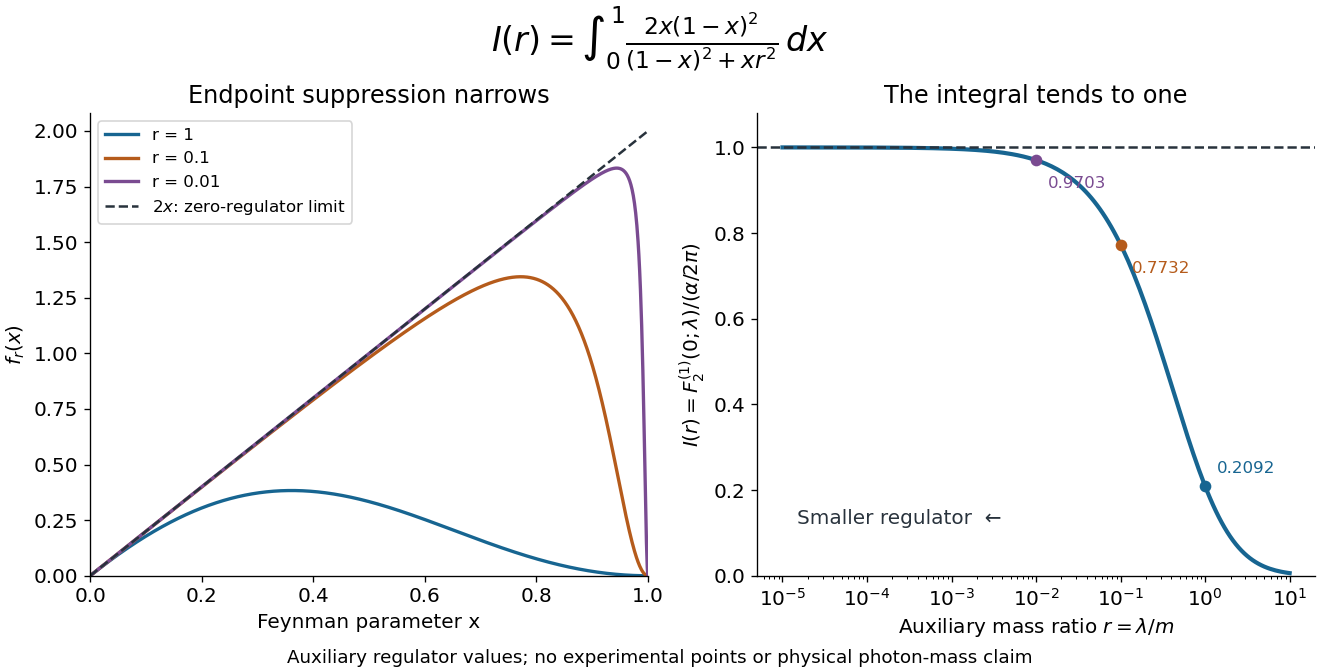

Python code for this plot:
"""Plot the reduced one-loop magnetic integral; Python 3.14, NumPy 2.3.5, matplotlib 3.10.7.

Composite Gauss-Legendre quadrature resolves the narrowing endpoint region.
This illustrates a projected QED integral, not the full vertex calculation.
"""
from pathlib import Path
import matplotlib.pyplot as plt
import numpy as np
from numpy.polynomial.legendre import leggauss


def integrand(x, r):
    return 2 * x * (1 - x) ** 2 / ((1 - x) ** 2 + x * r ** 2)


def integral(r, order=48):
    nodes, weights = leggauss(order)
    edges = np.unique(np.r_[0., 1 - np.logspace(0, -9, 37), 1.])
    mid = (edges[:-1] + edges[1:]) / 2
    half = np.diff(edges) / 2
    x = mid[:, None] + half[:, None] * nodes
    return float(np.sum(half[:, None] * weights * integrand(x, r)))


def main():
    plt.rcParams.update({'font.size': 12, 'axes.spines.top': False, 'axes.spines.right': False})
    fig, axes = plt.subplots(1, 2, figsize=(11, 5.6), facecolor='white', layout='constrained')
    x = np.linspace(0, 1, 1400)
    colors = ['#176591', '#b55b1b', '#7a4b91']
    for r, color in zip([1, .1, .01], colors):
        axes[0].plot(x, integrand(x, r), label=f'r = {r:g}', lw=2, color=color)
    axes[0].plot(x, 2 * x, '--', color='#28323c', lw=1.5, label=r'$2x$: zero-regulator limit')
    axes[0].set(xlabel='Feynman parameter x', ylabel=r'$f_r(x)$', title='Endpoint suppression narrows', xlim=(0, 1), ylim=(0, 2.08))
    axes[0].legend(loc='upper left', fontsize=10)
    ratios = np.logspace(-5, 1, 180)
    values = np.array([integral(r) for r in ratios])
    axes[1].semilogx(ratios, values, color='#176591', lw=2.5)
    axes[1].axhline(1, ls='--', color='#28323c', lw=1.5)
    for r, color in zip([1, .1, .01], colors):
        y = integral(r)
        axes[1].plot(r, y, 'o', color=color)
        axes[1].annotate(f'{y:.4f}', (r, y), xytext=(7, -17 if r < 1 else 8), textcoords='offset points', color=color, fontsize=10)
    axes[1].set(xlabel=r'Auxiliary mass ratio $r=\lambda/m$', ylabel=r'$I(r)=F_2^{(1)}(0;\lambda)/(\alpha/2\pi)$', title='The integral tends to one', ylim=(0, 1.08))
    axes[1].text(1.5e-5, .12, 'Smaller regulator  ←', color='#28323c')
    fig.suptitle(r'$I(r)=\int_0^1\frac{2x(1-x)^2}{(1-x)^2+xr^2}\,dx$', fontsize=20)
    fig.supxlabel('Auxiliary regulator values; no experimental points or physical photon-mass claim', fontsize=11)
    fig.savefig(Path(__file__).stem + '.png', dpi=120, facecolor='white', transparent=False)
    plt.close(fig)


if __name__ == '__main__':
    main()
